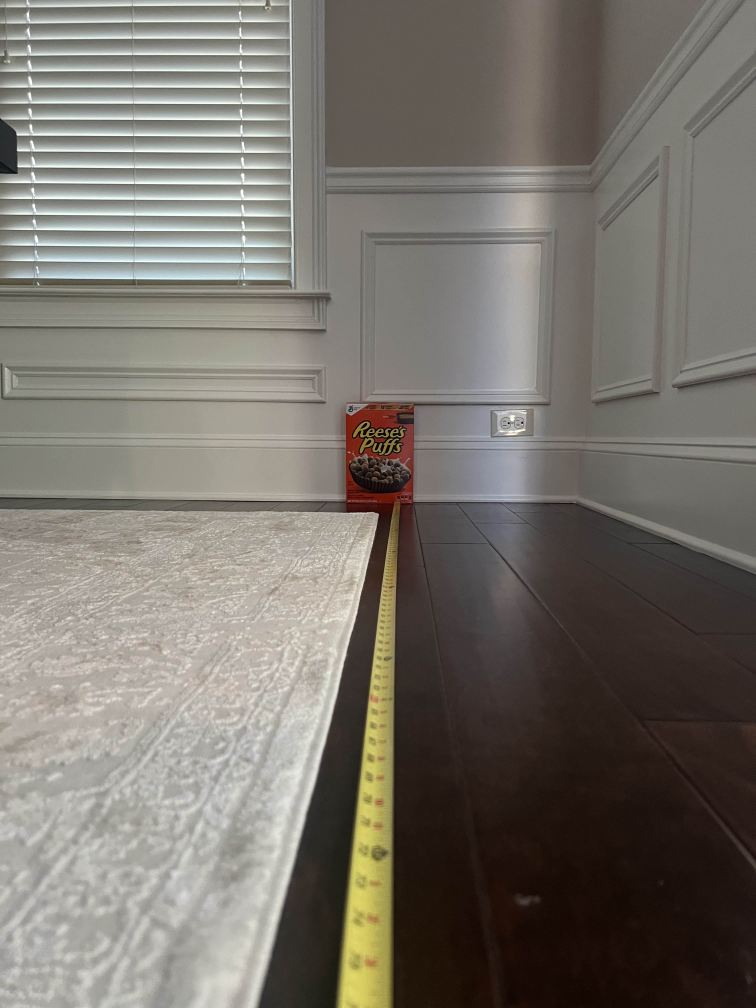
#> input picture test.jpg, 3024 x 4032 px (shown at 1/4 size)
$ python test.py
#> lines starting #> are read from the running program, lines starting #| are printed output that depends on the picture
#> (reads calibration_data.npz from the repository)
### find_corner_pixels.py
import cv2

def select_corners_from_image(image_path):
    """
    Allows user to click on two corners in the image and returns their pixel coordinates.

    Input:
        image_path: Path to the image file.
    """
#> called with image_path = 'test.jpg'
    image_path = 'test.jpg'
    img = cv2.imread(image_path)
#> img is the input picture: shape (4032, 3024, 3); mean B, G, R 107.6, 115.2, 119.8
    points = []

    # Resize for display if image is too large
    max_dim = 1000  # Max width or height for display
    h, w = img.shape[:2]
#> h = 4032; w = 3024
    scale = 1.0
    if max(h, w) > max_dim:
        scale = max_dim / max(h, w)
#> scale = 0.248
        display_img = cv2.resize(img, (int(w * scale), int(h * scale)))
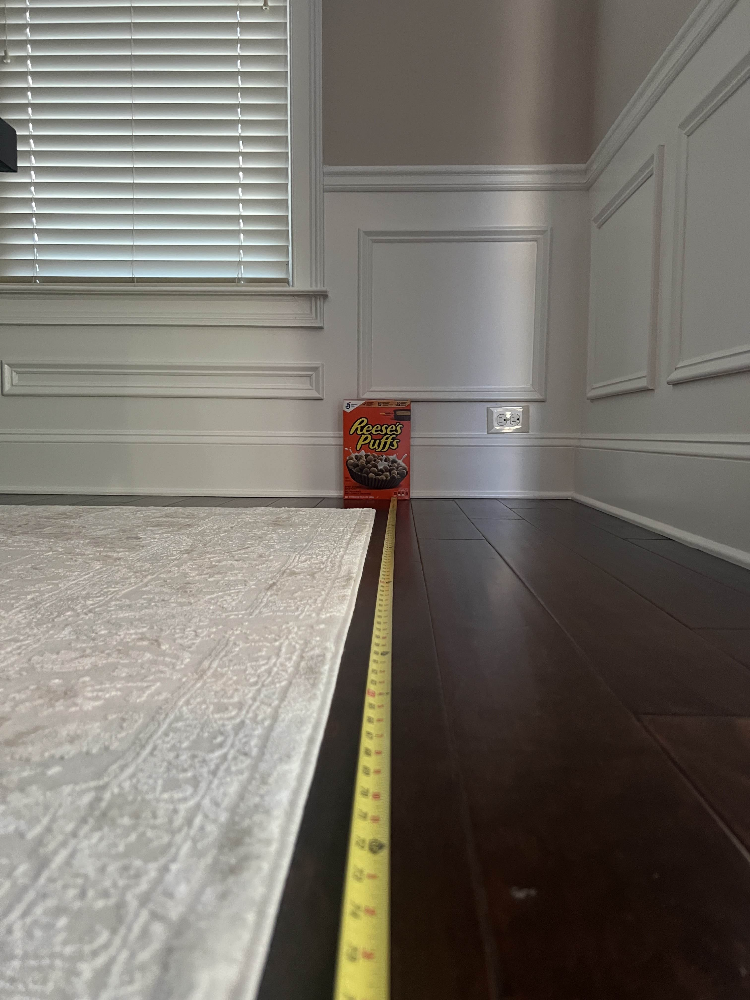
#> display_img: shape (1000, 750, 3); mean B, G, R 107.5, 115.1, 119.7
    else:
        display_img = img.copy()

    #
    # [9 lines left out: function click_event, not called in this run]

    cv2.imshow('image', display_img)
    cv2.setMouseCallback('image', click_event)

    print("Click on the two opposite corners of your object in the image window.")
    cv2.waitKey(0)
    cv2.destroyAllWindows()
    return points


### test.py
from perspective_projection import calculate_object_dimensions, fx, fy, cx, cy
from find_corner_pixels import select_corners_from_image

image_path = 'test.jpg'

# Select corners in pop-up window
corners = select_corners_from_image(image_path)
#> (the run stopped early here; a loop or call above may not have finished)
